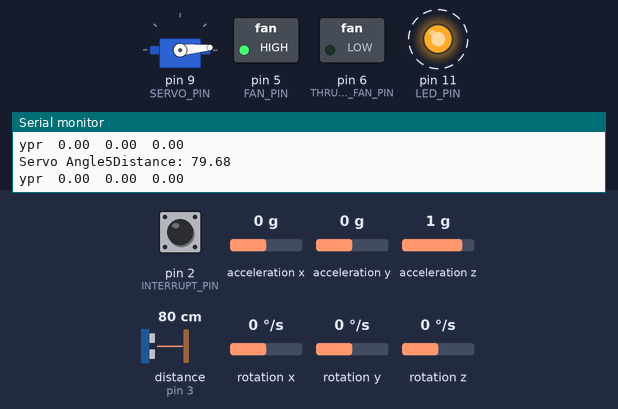
A sketch run on a simulated Arduino Uno, built with avr-gcc and run on an emulated ATmega328P. Shown: servo, switched loads named in the sketch (green lamp = pin HIGH), output pins drawn as LEDs (lit = HIGH), the last lines printed to the serial monitor. Wiring (inferred from the names in the program): ultrasonic range finder: trigger pin 13; echo pin 3. Dashed ring = blinking. Inputs (shaded band) come from the test bench; at power-on: rotation z 0 °/s, distance to the obstacle (sensor on pin 3) 80 cm, acceleration x 0 g, acceleration y 0 g, acceleration z 1 g, pin 2 (INTERRUPT_PIN) LOW, rotation x 0 °/s, rotation y 0 °/s. The echo pulse lasts 58.3 µs per cm; the sensor or clock chip raises its interrupt line as the real part does; pins used as bus, display or sensor lines are not drawn.

Above: at 1.87 s.
1.9 s: rotation z set to -192 °/s
At 2.08 s:
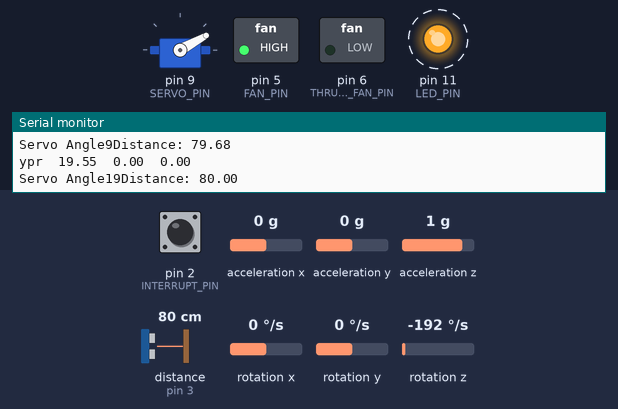
At 2.51 s:
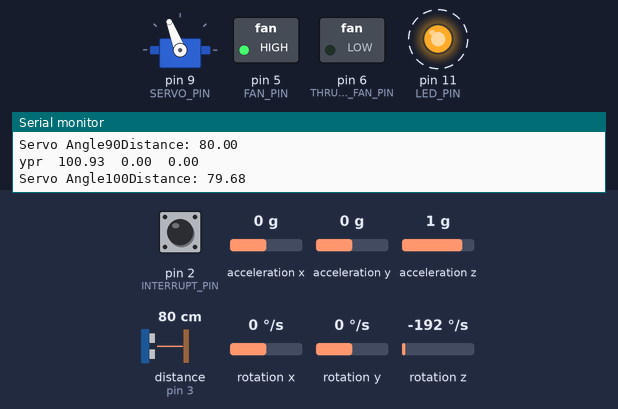
4.9 s: distance to the obstacle (sensor on pin 3) set to 2 cm
At 5.92 s:
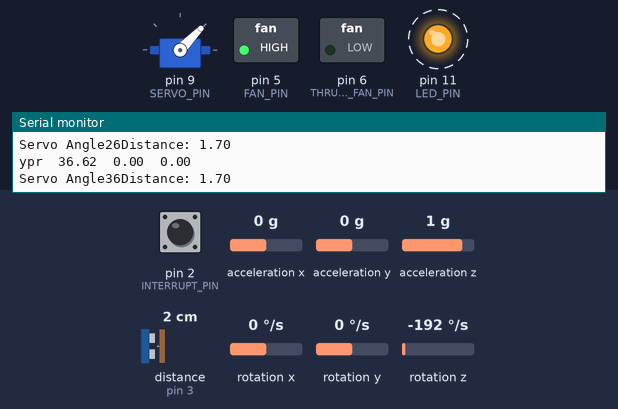
7.9 s: acceleration x set to -1.4 g
At 8.36 s:
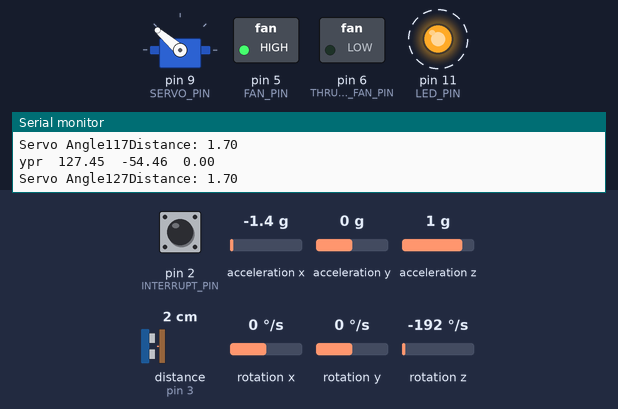
10.9 s: acceleration y set to 0.8 g
13.9 s: acceleration z set to -1.4 g
16.9 s: acceleration z set to 0 g
Timing chart, 0 to 20.9 s (numbered marks = the images above; inputs shaded):
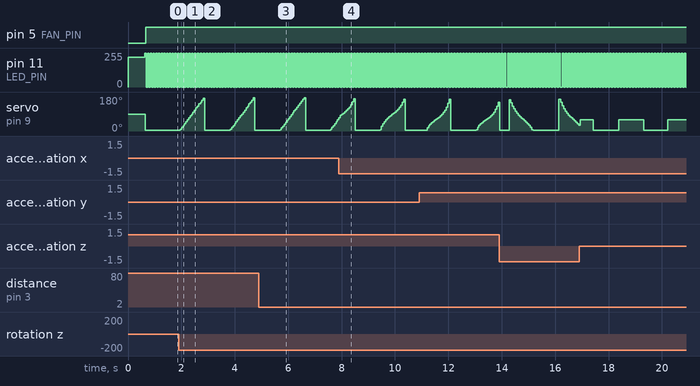

The sketch:

MPU6050_DMP6.ino
```cpp
//@DEFINE IMU
// I2Cdev and MPU6050 must be installed as libraries, or else the .cpp/.h files
// for both classes must be in the include path of your project
#include "I2Cdev.h"

#include "MPU6050_6Axis_MotionApps20.h"
//#include "MPU6050.h" // not necessary if using MotionApps include file

// Arduino Wire library is required if I2Cdev I2CDEV_ARDUINO_WIRE implementation
// is used in I2Cdev.h
#if I2CDEV_IMPLEMENTATION == I2CDEV_ARDUINO_WIRE
    #include "Wire.h"
#endif

MPU6050 mpu;
//MPU6050 mpu(0x69); // <-- use for AD0 high


#define OUTPUT_READABLE_YAWPITCHROLL

#define INTERRUPT_PIN 2  // use pin 2 on Arduino Uno & most boards
//#define LED_PIN 13 // (Arduino is 13, Teensy is 11, Teensy++ is 6)

//@VARIABLES IMU
bool blinkState = false;

//@DEFINE US
#define LED_PIN 11 // LED D3

#define TRIG 13 //  port 13
#define ECHO 3 // port 13

//@DEFINE SERVO
#include <Servo.h>

#define SERVO_PIN 9

//@VARIABLES SERVO
Servo servoMotor;

//@DEFINE FAN
#define FAN_PIN 5 // Pin to which the fan is connected
#define THRUST_FAN_PIN 6 // Pin to which the thrust fan is connected

// MPU control/status vars
bool dmpReady = false;  // set true if DMP init was successful
uint8_t mpuIntStatus;   // holds actual interrupt status byte from MPU
uint8_t devStatus;      // return status after each device operation (0 = success, !0 = error)
uint16_t packetSize;    // expected DMP packet size (default is 42 bytes)
uint16_t fifoCount;     // count of all bytes currently in FIFO
uint8_t fifoBuffer[64]; // FIFO storage buffer

// orientation/motion vars
Quaternion q;           // [w, x, y, z]         quaternion container
VectorInt16 aa;         // [x, y, z]            accel sensor measurements
VectorInt16 aaReal;     // [x, y, z]            gravity-free accel sensor measurements
VectorInt16 aaWorld;    // [x, y, z]            world-frame accel sensor measurements
VectorFloat gravity;    // [x, y, z]            gravity vector
float euler[3];         // [psi, theta, phi]    Euler angle container
float ypr[3];           // [yaw, pitch, roll]   yaw/pitch/roll container and gravity vector

// packet structure for InvenSense teapot demo
uint8_t teapotPacket[14] = { '$', 0x02, 0,0, 0,0, 0,0, 0,0, 0x00, 0x00, '\r', '\n' };

//@VARIABLES US
long duration,duration1,duration2;// Pulse length for US

float distance,distance1,distance2;


// ================================================================
// ===               INTERRUPT DETECTION ROUTINE                ===
// ================================================================

volatile bool mpuInterrupt = false;     // indicates whether MPU interrupt pin has gone high
void dmpDataReady() {
    mpuInterrupt = true;
}


// ================================================================
// ===                      INITIAL SETUP                       ===
// ================================================================

void setup() {
  //@SETUP US
  pinMode(LED_BUILTIN,OUTPUT);
  pinMode(LED_PIN,OUTPUT);
  analogWrite(LED_PIN, 225);
  pinMode(TRIG, OUTPUT);
  pinMode(ECHO, INPUT);

  //@SETUP SERVO
  servoMotor.attach(SERVO_PIN) ; //pin 1 uses pd5 uses P1 n controller

  //@SETUP IMU
    // join I2C bus (I2Cdev library doesn't do this automatically)
    #if I2CDEV_IMPLEMENTATION == I2CDEV_ARDUINO_WIRE
        Wire.begin();
        Wire.setClock(400000); // 400kHz I2C clock. Comment this line if having compilation difficulties
    #elif I2CDEV_IMPLEMENTATION == I2CDEV_BUILTIN_FASTWIRE
        Fastwire::setup(400, true);
    #endif

    // initialize serial communication
    // (115200 chosen because it is required for Teapot Demo output, but it's
    // really up to you depending on your project)
    Serial.begin(9600); //used to be Serial.begin(115200);
    while (!Serial); // wait for Leonardo enumeration, others continue immediately

    // NOTE: 8MHz or slower host processors, like the Teensy @ 3.3V or Arduino
    // Pro Mini running at 3.3V, cannot handle this baud rate reliably due to
    // the baud timing being too misaligned with processor ticks. You must use
    // 38400 or slower in these cases, or use some kind of external separate
    // crystal solution for the UART timer.

    // initialize device
    Serial.println(F("Initializing I2C devices..."));
    mpu.initialize();
    pinMode(INTERRUPT_PIN, INPUT);

    // verify connection
    Serial.println(F("Testing device connections..."));
    Serial.println(mpu.testConnection() ? F("MPU6050 connection successful") : F("MPU6050 connection failed"));
    /*
    // wait for ready
    Serial.println(F("\nSend any character to begin DMP programming and demo: "));
    while (Serial.available() && Serial.read()); // empty buffer
    while (!Serial.available());                 // wait for data
    while (Serial.available() && Serial.read()); // empty buffer again
    */
    // load and configure the DMP
    Serial.println(F("Initializing DMP..."));
    devStatus = mpu.dmpInitialize();

    // supply your own gyro offsets here, scaled for min sensitivity
    mpu.setXGyroOffset(-17);
    mpu.setYGyroOffset(36);
    mpu.setZGyroOffset(10);
    mpu.setZAccelOffset(1721); // 1688 factory default for my test chip

    // make sure it worked (returns 0 if so)
    if (devStatus == 0) {
        // Calibration Time: generate offsets and calibrate our MPU6050
        mpu.CalibrateAccel(6);
        mpu.CalibrateGyro(6);
        mpu.PrintActiveOffsets();
        // turn on the DMP, now that it's ready
        Serial.println(F("Enabling DMP..."));
        mpu.setDMPEnabled(true);

        // enable Arduino interrupt detection
        Serial.print(F("Enabling interrupt detection (Arduino external interrupt "));
        Serial.print(digitalPinToInterrupt(INTERRUPT_PIN));
        Serial.println(F(")..."));
        attachInterrupt(digitalPinToInterrupt(INTERRUPT_PIN), dmpDataReady, RISING);
        mpuIntStatus = mpu.getIntStatus();

        // set our DMP Ready flag so the main loop() function knows it's okay to use it
        Serial.println(F("DMP ready! Waiting for first interrupt..."));
        dmpReady = true;

        // get expected DMP packet size for later comparison
        packetSize = mpu.dmpGetFIFOPacketSize();
    } else {
        // ERROR!
        // 1 = initial memory load failed
        // 2 = DMP configuration updates failed
        // (if it's going to break, usually the code will be 1)
        Serial.print(F("DMP Initialization failed (code "));
        Serial.print(devStatus);
        Serial.println(F(")"));
    }

    // configure LED for output
    pinMode(LED_PIN, OUTPUT);

    //@SETUP LIFT FAN
    pinMode(FAN_PIN, OUTPUT); // Set fan pin as output
    pinMode(THRUST_FAN_PIN, OUTPUT); // Set fan pin as output

}


// ================================================================
// ===                    MAIN PROGRAM LOOP                     ===
// ================================================================

void loop() {
    // if programming failed, don't try to do anything
    if (!dmpReady) return;
    // read a packet from FIFO
    if (mpu.dmpGetCurrentFIFOPacket(fifoBuffer)) { // Get the Latest packet
        #ifdef OUTPUT_READABLE_QUATERNION
            // display quaternion values in easy matrix form: w x y z
            mpu.dmpGetQuaternion(&q, fifoBuffer);
            Serial.print("quat\t");
            Serial.print(q.w);
            Serial.print("\t");
            Serial.print(q.x);
            Serial.print("\t");
            Serial.print(q.y);
            Serial.print("\t");
            Serial.println(q.z);
        #endif

        #ifdef OUTPUT_READABLE_EULER
            // display Euler angles in degrees
            mpu.dmpGetQuaternion(&q, fifoBuffer);
            mpu.dmpGetEuler(euler, &q);
            Serial.print("euler\t");
            Serial.print(euler[0] * 180/M_PI);
            Serial.print("\t");
            Serial.print(euler[1] * 180/M_PI);
            Serial.print("\t");
            Serial.println(euler[2] * 180/M_PI);
        #endif

        #ifdef OUTPUT_READABLE_YAWPITCHROLL
            // display Euler angles in degrees
            mpu.dmpGetQuaternion(&q, fifoBuffer);
            mpu.dmpGetGravity(&gravity, &q);
            mpu.dmpGetYawPitchRoll(ypr, &q, &gravity);
            Serial.print("ypr\t");
            Serial.print(ypr[0] * 180/M_PI);
            Serial.print("\t");
            Serial.print(ypr[1] * 180/M_PI);
            Serial.print("\t");
            Serial.println(ypr[2] * 180/M_PI);
        #endif

        #ifdef OUTPUT_READABLE_REALACCEL
            // display real acceleration, adjusted to remove gravity
            mpu.dmpGetQuaternion(&q, fifoBuffer);
            mpu.dmpGetAccel(&aa, fifoBuffer);
            mpu.dmpGetGravity(&gravity, &q);
            mpu.dmpGetLinearAccel(&aaReal, &aa, &gravity);
            Serial.print("areal\t");
            Serial.print(aaReal.x);
            Serial.print("\t");
            Serial.print(aaReal.y);
            Serial.print("\t");
            Serial.println(aaReal.z);
        #endif

        #ifdef OUTPUT_READABLE_WORLDACCEL
            // display initial world-frame acceleration, adjusted to remove gravity
            // and rotated based on known orientation from quaternion
            mpu.dmpGetQuaternion(&q, fifoBuffer);
            mpu.dmpGetAccel(&aa, fifoBuffer);
            mpu.dmpGetGravity(&gravity, &q);
            mpu.dmpGetLinearAccel(&aaReal, &aa, &gravity);
            mpu.dmpGetLinearAccelInWorld(&aaWorld, &aaReal, &q);
            Serial.print("aworld\t");
            Serial.print(aaWorld.x);
            Serial.print("\t");
            Serial.print(aaWorld.y);
            Serial.print("\t");
            Serial.println(aaWorld.z);
        #endif

        #ifdef OUTPUT_TEAPOT
            // display quaternion values in InvenSense Teapot demo format:
            teapotPacket[2] = fifoBuffer[0];
            teapotPacket[3] = fifoBuffer[1];
            teapotPacket[4] = fifoBuffer[4];
            teapotPacket[5] = fifoBuffer[5];
            teapotPacket[6] = fifoBuffer[8];
            teapotPacket[7] = fifoBuffer[9];
            teapotPacket[8] = fifoBuffer[12];
            teapotPacket[9] = fifoBuffer[13];
            Serial.write(teapotPacket, 14);
            teapotPacket[11]++; // packetCount, loops at 0xFF on purpose
        #endif

        // blink LED to indicate activity
        blinkState = !blinkState;
        digitalWrite(LED_PIN, blinkState);

        float yawangle= ypr[0] * 180/M_PI;
        //@LOOP Servo motor logic
        int servoAngle = map(yawangle, -180, 180, 10, 170);
        servoAngle = constrain(yawangle, 5, 175);
        servoMotor.write(servoAngle);
        Serial.print("Servo Angle");
        Serial.print(servoAngle);
        //@LOOP US
        //Clear TRIG
        digitalWrite (TRIG, LOW);
        delayMicroseconds(2);
         //Sets the TRIG on HIGH state for 10 micro seconds
        digitalWrite(TRIG,HIGH);
        delayMicroseconds(10);
        digitalWrite(TRIG, LOW);
        //Read ECHO
        duration=pulseIn(ECHO,HIGH);
        //Calculating the distance
        //d =  sound wave travel time * speed of sound / 2
        //Divided by 2 because sound wave travels there and back
        distance = duration * 0.0343 / 2;

        Serial.print("Distance: ");
        Serial.println(distance);

    //@LOOP LIFT FAN
    // Turn the fan on at full speed
   analogWrite(FAN_PIN, 255); // 255 is the maximum PWM value for full speed
   //analogWrite(THRUST_FAN_PIN, 200); // 255 is the maximum PWM value for full speed
 /* if (distance<50){
  if (yawangle<0){
    servoMotor.write(-90);
    duration2=pulseIn(ECHO, HIGH);
    distance2=duration2 * 0.0343/2;
    if (distance2 <35){

      servoMotor.write(90-yawangle);
      analogWrite(THRUST_FAN_PIN, 200);
      delay(1000);
      }
    else{
      servoMotor.write(90+yawangle);
      analogWrite(THRUST_FAN_PIN, 200);
      delay(1000);
      }
  }
  else{
    servoMotor.write(90);
    duration2=pulseIn(ECHO, HIGH);
    distance2=duration2 * 0.0343/2;
    if (distance2 <35){

      servoMotor.write(-90+yawangle);
      analogWrite(THRUST_FAN_PIN, 200);
      delay(1000);
      }
    else{
      servoMotor.write(90-yawangle);
      analogWrite(THRUST_FAN_PIN, 200);
      delay(1000);
      }
  }

}
   //Delay for / second.
   //delay(1000);
*/
    }
}
```

Measured:
- after the input at 1.9 s, servo on pin 9 (SERVO_PIN): ramps from 5° to 175° and jumps back, once every 1.9 s
- by itself, pin 11 (LED_PIN): alternates 255/255 for 0.06 s and 0/255 for 0.06 s
